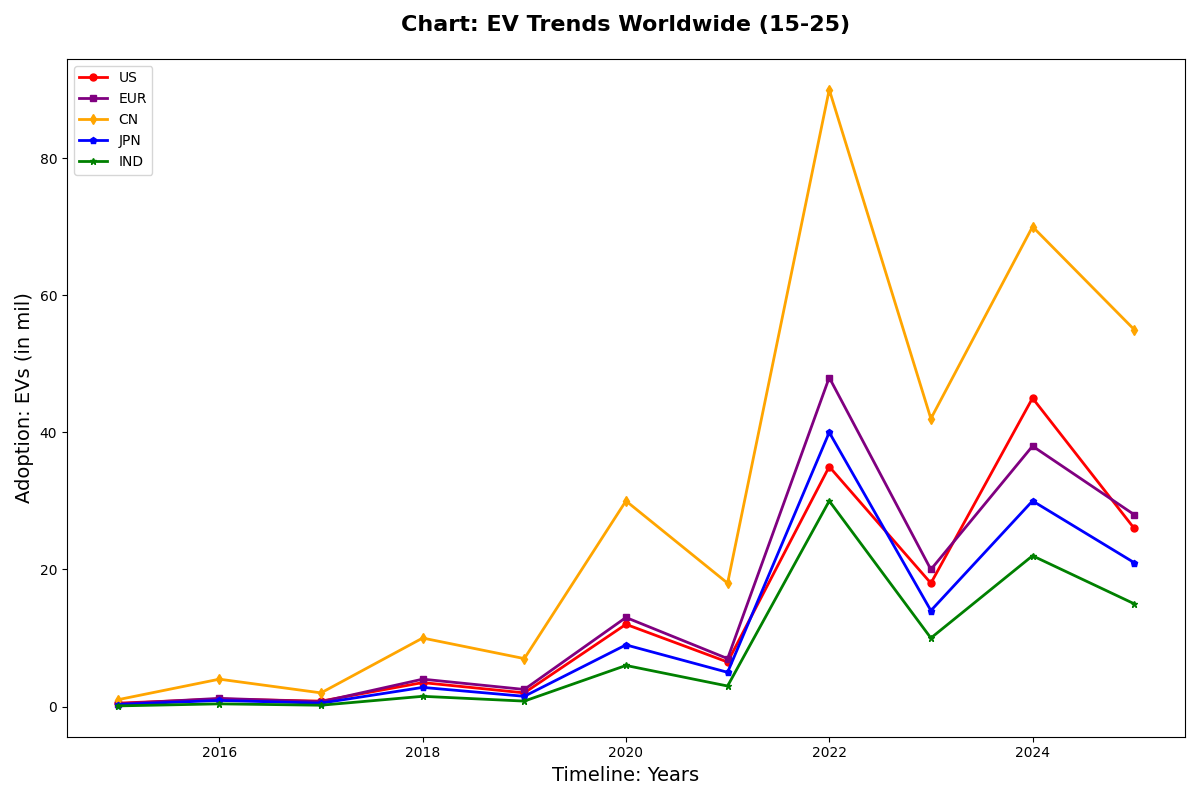

This chart was generated by the following Python code:
import numpy as np
import matplotlib.pyplot as plt

years = np.arange(2015, 2026)
ev_us = np.array([0.5, 1.1, 0.8, 3.5, 2.0, 12.0, 6.5, 35.0, 18.0, 45.0, 26.0])
ev_europe = np.array([0.4, 1.2, 0.7, 4.0, 2.5, 13.0, 7.0, 48.0, 20.0, 38.0, 28.0])
ev_china = np.array([1.0, 4.0, 2.0, 10.0, 7.0, 30.0, 18.0, 90.0, 42.0, 70.0, 55.0])
ev_japan = np.array([0.3, 0.9, 0.5, 2.8, 1.5, 9.0, 5.0, 40.0, 14.0, 30.0, 21.0])
ev_india = np.array([0.1, 0.4, 0.2, 1.5, 0.8, 6.0, 3.0, 30.0, 10.0, 22.0, 15.0])

plt.figure(figsize=(12, 8))

plt.plot(years, ev_us, color='red', marker='o', linestyle='-', linewidth=2, markersize=5, label='US')
plt.plot(years, ev_europe, color='purple', marker='s', linestyle='-', linewidth=2, markersize=5, label='EUR')
plt.plot(years, ev_china, color='orange', marker='d', linestyle='-', linewidth=2, markersize=5, label='CN')
plt.plot(years, ev_japan, color='blue', marker='p', linestyle='-', linewidth=2, markersize=5, label='JPN')
plt.plot(years, ev_india, color='green', marker='*', linestyle='-', linewidth=2, markersize=5, label='IND')

plt.title('Chart: EV Trends Worldwide (15-25)', fontsize=16, fontweight='bold', pad=20)
plt.xlabel('Timeline: Years', fontsize=14)
plt.ylabel('Adoption: EVs (in mil)', fontsize=14)
plt.legend(loc='upper left')

plt.tight_layout()
plt.show()
